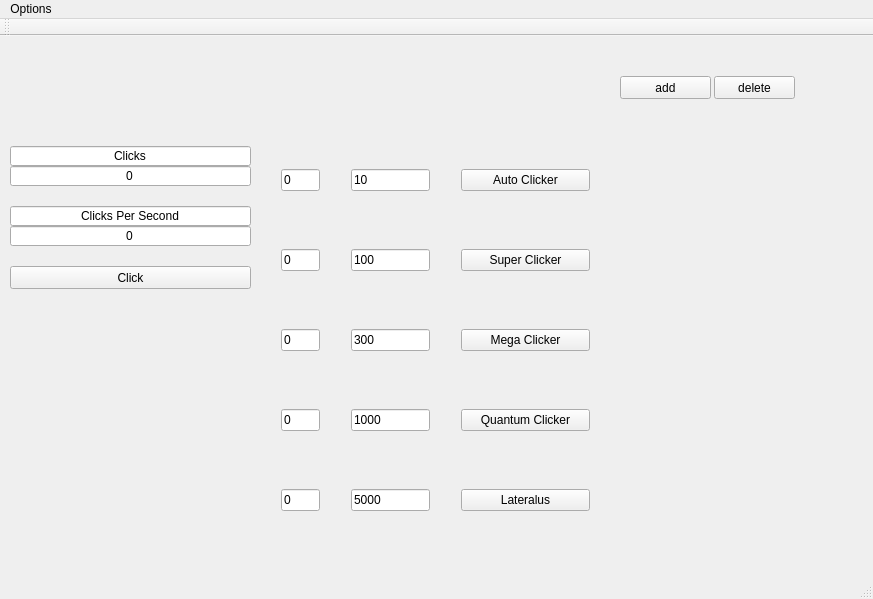
<?xml version="1.0" encoding="UTF-8"?>
<ui version="4.0">
 <class>Clicker</class>
 <widget class="QMainWindow" name="Clicker">
  <property name="geometry">
   <rect>
    <x>0</x>
    <y>0</y>
    <width>873</width>
    <height>599</height>
   </rect>
  </property>
  <property name="windowTitle">
   <string>Clicker</string>
  </property>
  <widget class="QWidget" name="centralWidget">
   <widget class="QWidget" name="verticalLayoutWidget">
    <property name="geometry">
     <rect>
      <x>450</x>
      <y>70</y>
      <width>151</width>
      <height>471</height>
     </rect>
    </property>
    <layout class="QVBoxLayout" name="verticalLayout">
     <item>
      <widget class="QPushButton" name="Clicker1">
       <property name="text">
        <string>Auto Clicker</string>
       </property>
      </widget>
     </item>
     <item>
      <widget class="QPushButton" name="Clicker2">
       <property name="text">
        <string>Super Clicker</string>
       </property>
      </widget>
     </item>
     <item>
      <widget class="QPushButton" name="Clicker3">
       <property name="text">
        <string>Mega Clicker</string>
       </property>
      </widget>
     </item>
     <item>
      <widget class="QPushButton" name="Clicker4">
       <property name="text">
        <string>Quantum Clicker</string>
       </property>
      </widget>
     </item>
     <item>
      <widget class="QPushButton" name="Clicker5">
       <property name="text">
        <string>Lateralus</string>
       </property>
      </widget>
     </item>
    </layout>
   </widget>
   <widget class="QWidget" name="verticalLayoutWidget_2">
    <property name="geometry">
     <rect>
      <x>270</x>
      <y>70</y>
      <width>61</width>
      <height>471</height>
     </rect>
    </property>
    <layout class="QVBoxLayout" name="verticalLayout_2">
     <item>
      <widget class="QLineEdit" name="Clicker1Count">
       <property name="enabled">
        <bool>true</bool>
       </property>
       <property name="text">
        <string>0</string>
       </property>
      </widget>
     </item>
     <item>
      <widget class="QLineEdit" name="Clicker2Count">
       <property name="text">
        <string>0</string>
       </property>
      </widget>
     </item>
     <item>
      <widget class="QLineEdit" name="Clicker3Count">
       <property name="text">
        <string>0</string>
       </property>
      </widget>
     </item>
     <item>
      <widget class="QLineEdit" name="Clicker4Count">
       <property name="text">
        <string>0</string>
       </property>
      </widget>
     </item>
     <item>
      <widget class="QLineEdit" name="Clicker5Count">
       <property name="text">
        <string>0</string>
       </property>
      </widget>
     </item>
    </layout>
   </widget>
   <widget class="QWidget" name="verticalLayoutWidget_3">
    <property name="geometry">
     <rect>
      <x>340</x>
      <y>70</y>
      <width>101</width>
      <height>471</height>
     </rect>
    </property>
    <layout class="QVBoxLayout" name="verticalLayout_3">
     <item>
      <widget class="QLineEdit" name="Clicker1Cost">
       <property name="enabled">
        <bool>true</bool>
       </property>
       <property name="text">
        <string>10</string>
       </property>
      </widget>
     </item>
     <item>
      <widget class="QLineEdit" name="Clicker2Cost">
       <property name="enabled">
        <bool>true</bool>
       </property>
       <property name="text">
        <string>100</string>
       </property>
      </widget>
     </item>
     <item>
      <widget class="QLineEdit" name="Clicker3Cost">
       <property name="text">
        <string>300</string>
       </property>
      </widget>
     </item>
     <item>
      <widget class="QLineEdit" name="Clicker4Cost">
       <property name="text">
        <string>1000</string>
       </property>
      </widget>
     </item>
     <item>
      <widget class="QLineEdit" name="Clicker5Cost">
       <property name="text">
        <string>5000</string>
       </property>
      </widget>
     </item>
    </layout>
   </widget>
   <widget class="QWidget" name="verticalLayoutWidget_4">
    <property name="geometry">
     <rect>
      <x>620</x>
      <y>70</y>
      <width>171</width>
      <height>471</height>
     </rect>
    </property>
    <layout class="QVBoxLayout" name="verticalLayout_4"/>
   </widget>
   <widget class="QPushButton" name="ClickerButton">
    <property name="geometry">
     <rect>
      <x>10</x>
      <y>230</y>
      <width>241</width>
      <height>23</height>
     </rect>
    </property>
    <property name="text">
     <string>Click</string>
    </property>
   </widget>
   <widget class="QLineEdit" name="Display">
    <property name="enabled">
     <bool>true</bool>
    </property>
    <property name="geometry">
     <rect>
      <x>10</x>
      <y>130</y>
      <width>241</width>
      <height>20</height>
     </rect>
    </property>
    <property name="maximumSize">
     <size>
      <width>16777207</width>
      <height>16777215</height>
     </size>
    </property>
    <property name="text">
     <string>0</string>
    </property>
    <property name="alignment">
     <set>Qt::AlignCenter</set>
    </property>
   </widget>
   <widget class="QLineEdit" name="DisplayTitle">
    <property name="enabled">
     <bool>true</bool>
    </property>
    <property name="geometry">
     <rect>
      <x>10</x>
      <y>110</y>
      <width>241</width>
      <height>20</height>
     </rect>
    </property>
    <property name="text">
     <string>Clicks</string>
    </property>
    <property name="alignment">
     <set>Qt::AlignCenter</set>
    </property>
   </widget>
   <widget class="QLineEdit" name="cpsTitle">
    <property name="geometry">
     <rect>
      <x>10</x>
      <y>170</y>
      <width>241</width>
      <height>20</height>
     </rect>
    </property>
    <property name="text">
     <string>Clicks Per Second</string>
    </property>
    <property name="alignment">
     <set>Qt::AlignCenter</set>
    </property>
   </widget>
   <widget class="QLineEdit" name="cpsDisplay">
    <property name="geometry">
     <rect>
      <x>10</x>
      <y>190</y>
      <width>241</width>
      <height>20</height>
     </rect>
    </property>
    <property name="text">
     <string>0</string>
    </property>
    <property name="alignment">
     <set>Qt::AlignCenter</set>
    </property>
   </widget>
   <widget class="QPushButton" name="addButton">
    <property name="geometry">
     <rect>
      <x>620</x>
      <y>40</y>
      <width>91</width>
      <height>23</height>
     </rect>
    </property>
    <property name="text">
     <string>add</string>
    </property>
   </widget>
   <widget class="QPushButton" name="deleteButton">
    <property name="geometry">
     <rect>
      <x>714</x>
      <y>40</y>
      <width>81</width>
      <height>23</height>
     </rect>
    </property>
    <property name="text">
     <string>delete</string>
    </property>
   </widget>
  </widget>
  <widget class="QMenuBar" name="menuBar">
   <property name="geometry">
    <rect>
     <x>0</x>
     <y>0</y>
     <width>873</width>
     <height>21</height>
    </rect>
   </property>
   <widget class="QMenu" name="menuReset">
    <property name="title">
     <string>Options</string>
    </property>
    <addaction name="actionReset"/>
   </widget>
   <addaction name="menuReset"/>
  </widget>
  <widget class="QToolBar" name="mainToolBar">
   <attribute name="toolBarArea">
    <enum>TopToolBarArea</enum>
   </attribute>
   <attribute name="toolBarBreak">
    <bool>false</bool>
   </attribute>
  </widget>
  <widget class="QStatusBar" name="statusBar"/>
  <action name="actionReset">
   <property name="text">
    <string>Reset</string>
   </property>
  </action>
 </widget>
 <layoutdefault spacing="6" margin="11"/>
 <resources/>
 <connections/>
</ui>
